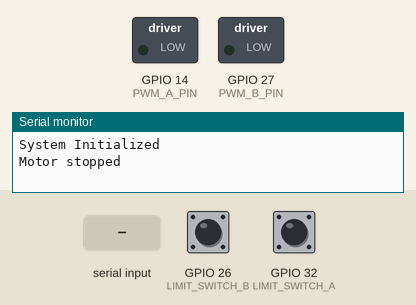
Simulated run of this sketch. Board: ESP32. Parts: switched loads named in the sketch (green lamp = pin HIGH), the last lines printed to the serial monitor. The inputs (shaded band) are chosen by the test bench; at power-on: GPIO 26 (LIMIT_SWITCH_B) LOW, GPIO 32 (LIMIT_SWITCH_A) LOW. Pins used as bus, display or sensor lines are not drawn.

Above: at 1.2 s.
1.3 s: "test" received over Serial
At 3.1 s:
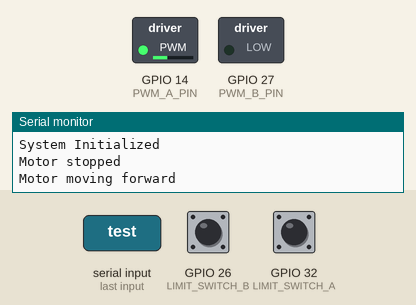
4.3 s: "down" received over Serial
5.8 s: GPIO 26 (LIMIT_SWITCH_B) pulled HIGH for 0.15 s
At 7.0 s:
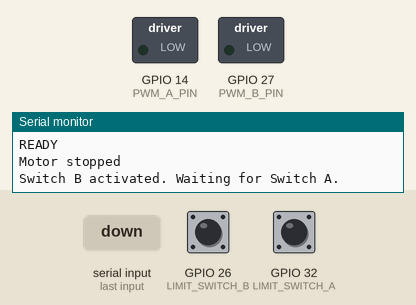
7.4 s: "TARGET:1\n" received over Serial
At 10.4 s:
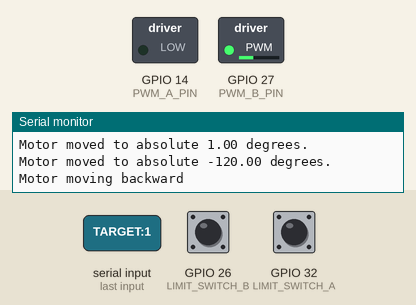
Timing chart, 0 to 11.4 s (numbered marks = the images above; inputs shaded):
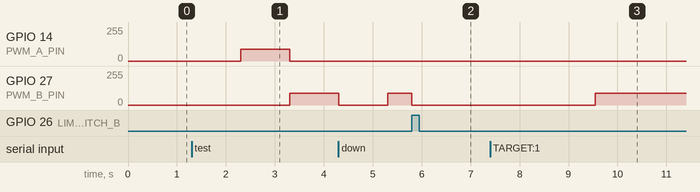

The sketch:

main.ino
```cpp
#include <Arduino.h>
#include <SPI.h>

// ピン定義
#define PWM_A_PIN 14           // モータードライバのPWM Aピン
#define PWM_B_PIN 27           // モータードライバのPWM Bピン
#define LIMIT_SWITCH_A 32      // リミットスイッチAのピン
#define LIMIT_SWITCH_B 26      // リミットスイッチBのピン
#define PIN_SPI_MOSI 23        // ステッピングモータ用 SPI MOSI
#define PIN_SPI_MISO 19        // ステッピングモータ用 SPI MISO
#define PIN_SPI_SCK 18         // ステッピングモータ用 SPI SCK
#define PIN_SPI_SS_A 17        // ステッピングモータA用 SPI SS
#define PIN_SPI_SS_B 16        // ステッピングモータB用 SPI SS

// PWM設定
#define PWM_FREQUENCY 5000     // 5kHz
#define PWM_RESOLUTION 8       // 8ビット
#define PWM_DUTY_CYCLE 90     // PWMのデューティサイクル (0-255)

// ステッピングモータ設定
#define STEP_ANGLE 0.11        // 1ステップ当たりの角度（度）

// グローバル変数
bool motor_running = false;    // モーターが動作中かどうか
bool direction = true;         // true: 正転, false: 逆転
bool switch_A_enabled = true;  // スイッチAが有効かどうか
bool switch_B_enabled = true;  // スイッチBが有効かどうか
String str;                    // シリアルデータの文字列
float target_angle;            // ステッピングモータの目標角度
float currentAngle_A = 0;      // ステッピングモータAの現在角度
float currentAngle_B = 0;      // ステッピングモータBの現在角度

void setup() {
  // シリアル通信初期化
  Serial.begin(115200);
  Serial.println("System Initialized");

  // モータードライバPWMの初期化
  if (!ledcAttach(PWM_A_PIN, PWM_FREQUENCY, PWM_RESOLUTION)) {
    Serial.println("Failed to attach PWM to pin A");
  }

  if (!ledcAttach(PWM_B_PIN, PWM_FREQUENCY, PWM_RESOLUTION)) {
    Serial.println("Failed to attach PWM to pin B");
  }

  pinMode(LIMIT_SWITCH_A, INPUT);
  pinMode(LIMIT_SWITCH_B, INPUT);
  stopMotor();

  // SPI通信の初期化
  pinMode(PIN_SPI_MOSI, OUTPUT);
  pinMode(PIN_SPI_MISO, INPUT);
  pinMode(PIN_SPI_SCK, OUTPUT);
  pinMode(PIN_SPI_SS_A, OUTPUT);
  pinMode(PIN_SPI_SS_B, OUTPUT);
  digitalWrite(PIN_SPI_SS_A, HIGH);
  digitalWrite(PIN_SPI_SS_B, HIGH);
  SPI.begin();
  SPI.setDataMode(SPI_MODE3); // SCKの立上りでデータを送受信、アイドル時はHIGH
  SPI.setBitOrder(MSBFIRST); // MSBから送信

  // L6470の初期設定
  L6470_setup(PIN_SPI_SS_A);
  L6470_setup(PIN_SPI_SS_B);
}

void loop() {
  // リミットスイッチ確認
  if (digitalRead(LIMIT_SWITCH_A) == HIGH && switch_A_enabled) {
    if (motor_running && direction) {
      stopMotor();
      switch_A_enabled = false;
      switch_B_enabled = true;
      Serial.println("Switch A activated. Waiting for Switch B.");
    }
  }

  if (digitalRead(LIMIT_SWITCH_B) == HIGH && switch_B_enabled) {
    if (motor_running && !direction) {
      stopMotor();
      switch_B_enabled = false;
      switch_A_enabled = true;
      Serial.println("Switch B activated. Waiting for Switch A.");
    }
  }

  // シリアル通信の処理
  if (Serial.available() > 0) {
    str = Serial.readString();
    str.trim();
    bool validCommand = false;

    // コマンドのフォーマットにコロンが含まれている場合
    if (str.indexOf(':') != -1) {
      int colonIndex = str.indexOf(':');
      String command = str.substring(0, colonIndex); // コマンド部分（例："B"）
      String angle_str = str.substring(colonIndex + 1); // 角度部分（例："-30"）

      if (isNumber(angle_str)) {
        float angle = angle_str.toFloat();
        if (command == "TARGET") {
          moveToAngle(PIN_SPI_SS_A, currentAngle_A, angle); // モータAを指定角度に回転
          validCommand = true;
          // シーケンス動作を実行
          executeSequence();
        } else if (command == "B") {
          moveToAngle(PIN_SPI_SS_B, currentAngle_B, angle); // モータBを指定角度に回転
          validCommand = true;
        } else {
          Serial.println("Invalid motor command.");
        }
      } else {
        Serial.println("Invalid angle format.");
      }
    } else {
      // up, down コマンドの処理
      if (str == "up") {
        startForward();
        validCommand = true;
      } else if (str == "down") {
        startBackward();
        validCommand = true;
      } else if (str == "stop") {
        stopMotor(); // モーター停止
        validCommand = true;
      } else if (str == "state") {
        Serial.print("Switch A enabled: ");
        Serial.println(switch_A_enabled ? "true" : "false");
        Serial.print("Switch B enabled: ");
        Serial.println(switch_B_enabled ? "true" : "false");
        validCommand = true;
      } else if (str == "test") {
        // モータ駆動のテスト
        startForward();
        delay(1000); // 1秒間正転
        stopMotor();
        startBackward();
        delay(1000); // 1秒間逆転
        stopMotor();
        validCommand = true;
        Serial.println("test OK");
      } else {
        Serial.println("Unknown command.");
        Serial.println(str);
      }
    }

    if (validCommand) {
      Serial.println("READY");
    }
  }
}

void executeSequence() {
  // 1. ステッピングモーターBを-60度に回転
  moveToAngle(PIN_SPI_SS_B, currentAngle_B, -120);

  // 2. downコマンドと同じ動作
  startBackward();
  while (motor_running) {
    if (digitalRead(LIMIT_SWITCH_B) == HIGH && switch_B_enabled) {
      stopMotor();
      switch_B_enabled = false;
      switch_A_enabled = true;
      break;
    }
  }

  // 3. ステッピングモーターBを0度に回転
  moveToAngle(PIN_SPI_SS_B, currentAngle_B, 0);

  // 4. upコマンドと同じ動作
  startForward();
  while (motor_running) {
    if (digitalRead(LIMIT_SWITCH_A) == HIGH && switch_A_enabled) {
      stopMotor();
      switch_A_enabled = false;
      switch_B_enabled = true;
      break;
    }
  }

  // シーケンス完了
  Serial.println("Sequence Complete. READY");
}

// SPI通信で値を送信する関数
void L6470_send(unsigned char value, int ssPin) {
  digitalWrite(ssPin, LOW);
  SPI.transfer(value);
  digitalWrite(ssPin, HIGH);
}

// L6470の初期設定
void L6470_setup(int ssPin) {
  // 初期化コマンドをデバイスに送信
  L6470_send(0x00, ssPin);
  L6470_send(0x00, ssPin);
  L6470_send(0x00, ssPin);
  L6470_send(0xC0, ssPin);

  // 最大回転スピード設定（例：10bitの値）
  L6470_send(0x07, ssPin);
  L6470_send(0x20, ssPin);
}

// 指定角度まで回転させる関数
void moveToAngle(int ssPin, float &currentAngle, float targetAngle) {
  // ターゲット角度との差分を計算
  float angleDifference = targetAngle - currentAngle;

  // 必要なステップ数を計算
  int steps = abs(angleDifference) / STEP_ANGLE;

  // 回転方向を決定
  bool direction = angleDifference > 0;

  // 指定されたステップ数分モータを回転
  for (int i = 0; i < steps; i++) {
    L6470_send(direction ? 0x51 : 0x50, ssPin); // 正方向または逆方向の回転指令
    L6470_send(0x00, ssPin);                   // スピードデータ上位バイト
    L6470_send(0x20, ssPin);                   // スピードデータ中位バイト
    L6470_send(0x00, ssPin);                   // スピードデータ下位バイト
    delay(1);                                  // ステップ間の遅延
  }

  // 現在角度を更新
  currentAngle = targetAngle;

  // モータ停止
  L6470_send(0xB8, ssPin); // ハードストップ
  Serial.print("Motor moved to absolute ");
  Serial.print(targetAngle);
  Serial.println(" degrees.");
}

// モーターの正転
void startForward() {
  Serial.println("Motor moving forward");
  direction = true;
  motor_running = true;
  ledcWrite(PWM_A_PIN, PWM_DUTY_CYCLE);
  ledcWrite(PWM_B_PIN, 0);
}

// モーターの逆転
void startBackward() {
  Serial.println("Motor moving backward");
  direction = false;
  motor_running = true;
  ledcWrite(PWM_A_PIN, 0);
  ledcWrite(PWM_B_PIN, PWM_DUTY_CYCLE);
}

// モーターを停止
void stopMotor() {
  Serial.println("Motor stopped");
  motor_running = false;
  ledcWrite(PWM_A_PIN, 0);
  ledcWrite(PWM_B_PIN, 0);
}

// 数字かどうかを確認
bool isNumber(String str) {
  if (str.length() == 0) return false; // 空文字列は無効
  for (int i = 0; i < str.length(); i++) {
    if (!isdigit(str.charAt(i)) && str.charAt(i) != '.' && str.charAt(i) != '-') {
      return false;
    }
  }
  return true;
}
```

Measured:
- after the input at 1.3 s, GPIO 14 (PWM_A_PIN): 0/255 → 90/255 after 1.0 s, → 0/255 1.0 s later; GPIO 27 (PWM_B_PIN): 0/255 → 90/255 after 2.0 s
- after the input at 5.8 s, GPIO 27 (PWM_B_PIN): 90/255 → 0/255 at once
- after the input at 7.4 s, GPIO 27 (PWM_B_PIN): 0/255 → 90/255 after 2.1 s
